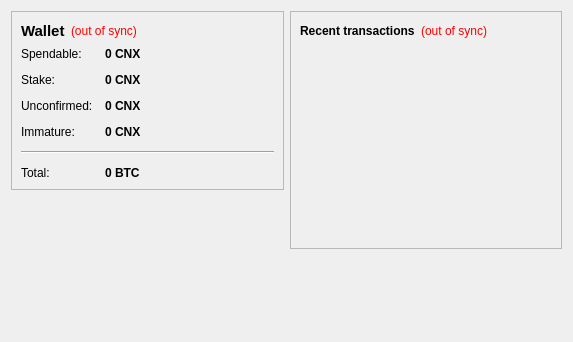
<?xml version="1.0" encoding="UTF-8"?>
<ui version="4.0">
 <class>OverviewPage</class>
 <widget class="QWidget" name="OverviewPage">
  <property name="geometry">
   <rect>
    <x>0</x>
    <y>0</y>
    <width>573</width>
    <height>342</height>
   </rect>
  </property>
  <property name="windowTitle">
   <string>Form</string>
  </property>
  <layout class="QHBoxLayout" name="horizontalLayout" stretch="1,1">
   <item>
    <layout class="QVBoxLayout" name="verticalLayout_2">
     <item>
      <widget class="QFrame" name="frame">
       <property name="frameShape">
        <enum>QFrame::StyledPanel</enum>
       </property>
       <property name="frameShadow">
        <enum>QFrame::Raised</enum>
       </property>
       <layout class="QVBoxLayout" name="verticalLayout_4">
        <item>
         <layout class="QHBoxLayout" name="horizontalLayout_4">
          <item>
           <widget class="QLabel" name="label_5">
            <property name="font">
             <font>
              <pointsize>11</pointsize>
              <weight>75</weight>
              <bold>true</bold>
             </font>
            </property>
            <property name="text">
             <string>Wallet</string>
            </property>
           </widget>
          </item>
          <item>
           <widget class="QLabel" name="labelWalletStatus">
            <property name="toolTip">
             <string>The displayed information may be out of date. Your wallet automatically synchronizes with the Cryptonex network after a connection is established, but this process has not completed yet.</string>
            </property>
            <property name="styleSheet">
             <string notr="true">QLabel { color: red; }</string>
            </property>
            <property name="text">
             <string notr="true">(out of sync)</string>
            </property>
            <property name="alignment">
             <set>Qt::AlignLeading|Qt::AlignLeft|Qt::AlignVCenter</set>
            </property>
           </widget>
          </item>
          <item>
           <spacer name="horizontalSpacer_2">
            <property name="orientation">
             <enum>Qt::Horizontal</enum>
            </property>
            <property name="sizeHint" stdset="0">
             <size>
              <width>40</width>
              <height>20</height>
             </size>
            </property>
           </spacer>
          </item>
         </layout>
        </item>
        <item>
         <layout class="QFormLayout" name="formLayout_2">
          <property name="fieldGrowthPolicy">
           <enum>QFormLayout::AllNonFixedFieldsGrow</enum>
          </property>
          <property name="horizontalSpacing">
           <number>12</number>
          </property>
          <property name="verticalSpacing">
           <number>12</number>
          </property>
          <item row="0" column="0">
           <widget class="QLabel" name="label">
            <property name="text">
             <string>Spendable:</string>
            </property>
           </widget>
          </item>
          <item row="0" column="1">
           <widget class="QLabel" name="labelBalance">
            <property name="font">
             <font>
              <weight>75</weight>
              <bold>true</bold>
             </font>
            </property>
            <property name="cursor">
             <cursorShape>IBeamCursor</cursorShape>
            </property>
            <property name="toolTip">
             <string>Your current spendable balance</string>
            </property>
            <property name="text">
             <string notr="true">0 CNX</string>
            </property>
            <property name="textInteractionFlags">
             <set>Qt::LinksAccessibleByMouse|Qt::TextSelectableByKeyboard|Qt::TextSelectableByMouse</set>
            </property>
           </widget>
          </item>
          <item row="1" column="0">
           <widget class="QLabel" name="label_6">
            <property name="text">
             <string>Stake:</string>
            </property>
           </widget>
          </item>
          <item row="1" column="1">
           <widget class="QLabel" name="labelStake">
            <property name="font">
             <font>
              <weight>75</weight>
              <bold>true</bold>
             </font>
            </property>
            <property name="cursor">
             <cursorShape>IBeamCursor</cursorShape>
            </property>
            <property name="toolTip">
             <string>Total of coins that was staked, and do not yet count toward the current balance</string>
            </property>
            <property name="text">
             <string notr="true">0 CNX</string>
            </property>
            <property name="textInteractionFlags">
             <set>Qt::LinksAccessibleByMouse|Qt::TextSelectableByKeyboard|Qt::TextSelectableByMouse</set>
            </property>
           </widget>
          </item>
          <item row="2" column="0">
           <widget class="QLabel" name="label_3">
            <property name="text">
             <string>Unconfirmed:</string>
            </property>
           </widget>
          </item>
          <item row="2" column="1">
           <widget class="QLabel" name="labelUnconfirmed">
            <property name="font">
             <font>
              <weight>75</weight>
              <bold>true</bold>
             </font>
            </property>
            <property name="cursor">
             <cursorShape>IBeamCursor</cursorShape>
            </property>
            <property name="toolTip">
             <string>Total of transactions that have yet to be confirmed, and do not yet count toward the current balance</string>
            </property>
            <property name="text">
             <string notr="true">0 CNX</string>
            </property>
            <property name="textInteractionFlags">
             <set>Qt::LinksAccessibleByMouse|Qt::TextSelectableByKeyboard|Qt::TextSelectableByMouse</set>
            </property>
           </widget>
          </item>
          <item row="3" column="0">
           <widget class="QLabel" name="labelImmatureText">
            <property name="text">
             <string>Immature:</string>
            </property>
           </widget>
          </item>
          <item row="3" column="1">
           <widget class="QLabel" name="labelImmature">
            <property name="font">
             <font>
              <weight>75</weight>
              <bold>true</bold>
             </font>
            </property>
            <property name="toolTip">
             <string>Mined balance that has not yet matured</string>
            </property>
            <property name="text">
             <string notr="true">0 CNX</string>
            </property>
            <property name="textInteractionFlags">
             <set>Qt::LinksAccessibleByMouse|Qt::TextSelectableByKeyboard|Qt::TextSelectableByMouse</set>
            </property>
           </widget>
          </item>
          <item row="4" column="0" colspan="2">
           <widget class="Line" name="line">
            <property name="orientation">
             <enum>Qt::Horizontal</enum>
            </property>
           </widget>
          </item>
          <item row="5" column="0">
           <widget class="QLabel" name="labelTotalText">
            <property name="text">
             <string>Total:</string>
            </property>
           </widget>
          </item>
          <item row="5" column="1">
           <widget class="QLabel" name="labelTotal">
            <property name="font">
             <font>
              <weight>75</weight>
              <bold>true</bold>
             </font>
            </property>
            <property name="cursor">
             <cursorShape>IBeamCursor</cursorShape>
            </property>
            <property name="toolTip">
             <string>Your current total balance</string>
            </property>
            <property name="text">
             <string notr="true">0 BTC</string>
            </property>
            <property name="textInteractionFlags">
             <set>Qt::LinksAccessibleByMouse|Qt::TextSelectableByKeyboard|Qt::TextSelectableByMouse</set>
            </property>
           </widget>
          </item>
         </layout>
        </item>
       </layout>
      </widget>
     </item>
     <item>
      <spacer name="verticalSpacer">
       <property name="orientation">
        <enum>Qt::Vertical</enum>
       </property>
       <property name="sizeHint" stdset="0">
        <size>
         <width>20</width>
         <height>40</height>
        </size>
       </property>
      </spacer>
     </item>
    </layout>
   </item>
   <item>
    <layout class="QVBoxLayout" name="verticalLayout_3">
     <item>
      <widget class="QFrame" name="frame_2">
       <property name="frameShape">
        <enum>QFrame::StyledPanel</enum>
       </property>
       <property name="frameShadow">
        <enum>QFrame::Raised</enum>
       </property>
       <layout class="QVBoxLayout" name="verticalLayout">
        <item>
         <layout class="QHBoxLayout" name="horizontalLayout_2">
          <item>
           <widget class="QLabel" name="label_4">
            <property name="text">
             <string>&lt;b&gt;Recent transactions&lt;/b&gt;</string>
            </property>
           </widget>
          </item>
          <item>
           <widget class="QLabel" name="labelTransactionsStatus">
            <property name="toolTip">
             <string>The displayed information may be out of date. Your wallet automatically synchronizes with the Cryptonex network after a connection is established, but this process has not completed yet.</string>
            </property>
            <property name="styleSheet">
             <string notr="true">QLabel { color: red; }</string>
            </property>
            <property name="text">
             <string notr="true">(out of sync)</string>
            </property>
            <property name="alignment">
             <set>Qt::AlignRight|Qt::AlignTrailing|Qt::AlignVCenter</set>
            </property>
           </widget>
          </item>
          <item>
           <spacer name="horizontalSpacer">
            <property name="orientation">
             <enum>Qt::Horizontal</enum>
            </property>
            <property name="sizeHint" stdset="0">
             <size>
              <width>40</width>
              <height>20</height>
             </size>
            </property>
           </spacer>
          </item>
         </layout>
        </item>
        <item>
         <widget class="QListView" name="listTransactions">
          <property name="styleSheet">
           <string notr="true">QListView { background: transparent; }</string>
          </property>
          <property name="frameShape">
           <enum>QFrame::NoFrame</enum>
          </property>
          <property name="verticalScrollBarPolicy">
           <enum>Qt::ScrollBarAlwaysOff</enum>
          </property>
          <property name="horizontalScrollBarPolicy">
           <enum>Qt::ScrollBarAlwaysOff</enum>
          </property>
          <property name="selectionMode">
           <enum>QAbstractItemView::NoSelection</enum>
          </property>
         </widget>
        </item>
       </layout>
      </widget>
     </item>
     <item>
      <spacer name="verticalSpacer_2">
       <property name="orientation">
        <enum>Qt::Vertical</enum>
       </property>
       <property name="sizeHint" stdset="0">
        <size>
         <width>20</width>
         <height>40</height>
        </size>
       </property>
      </spacer>
     </item>
    </layout>
   </item>
  </layout>
 </widget>
 <resources/>
 <connections/>
</ui>
